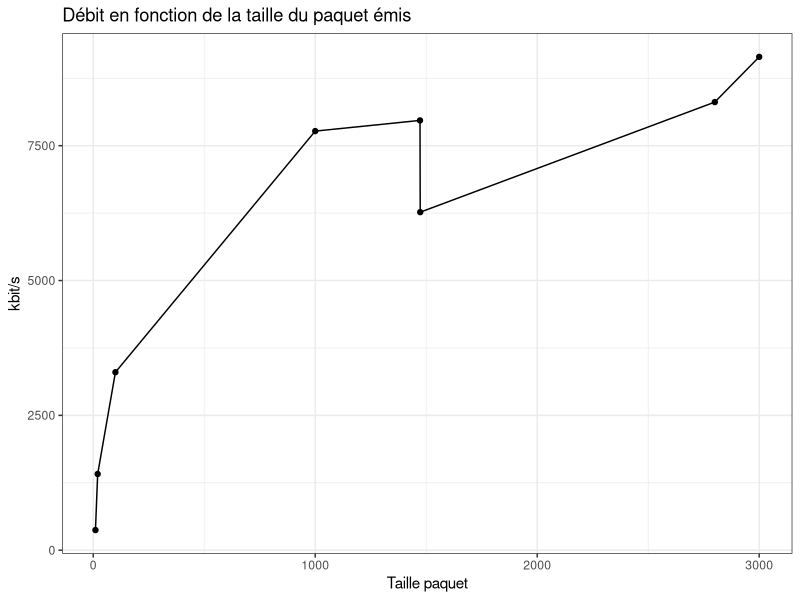
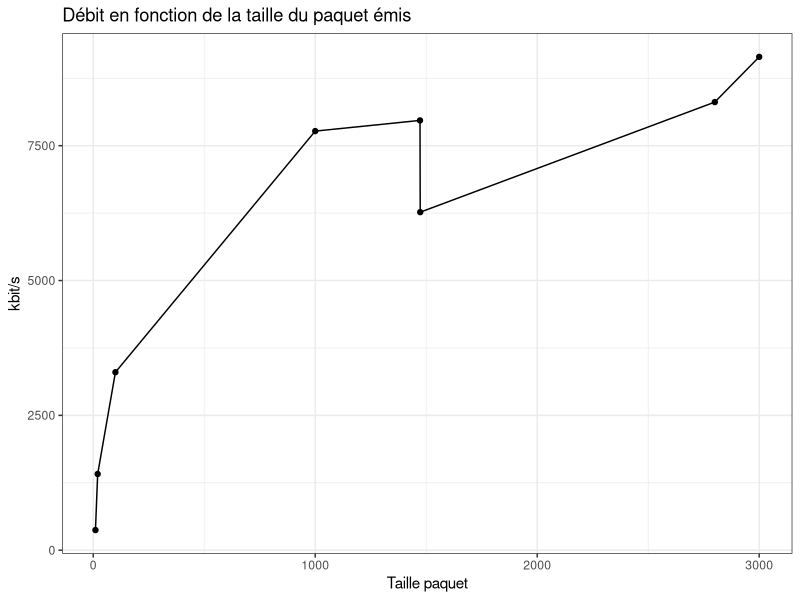

Source code (R) for these figures, in order:
donnees <- read.csv(file      = "./results2.csv",  # chemin vers votre fichier de données
                    sep       = ",",                # le caractere qui separe les données d'un couple
                    header    = FALSE,              # Boolean indiquant si vous données contiennent une entete
                    col.names = c("paquet", "kbits")) # Si pas d'entete alors on defini le nom des colonnes

# vous pouvez voir les premieres lignes avec la commande
head(donnees)

# On charge ggplot2
library(ggplot2)


ggplot(data = donnees, aes(x = paquet, y = kbits)) +                 # On indique quelles colonnes afficher et sur quel axes
    geom_point() +                                                 # Afficher uniquement les points de mesure
    geom_line() +                                                  # Affiche uniquement une ligne entre chaque point de mesure
    xlab("Taille paquet") +                                                    # Label de l'axe des x
    ylab("kbit/s") +                         # Label de l'axe des y
    ggtitle("Débit en fonction de la taille du paquet émis") + # Titre du graphique
    theme_bw() +
    theme(legend.position = "bottom", legend.box = "horizontal")

# Pour sauvegarder le graphique
ggsave("mon_graphique_both.png")